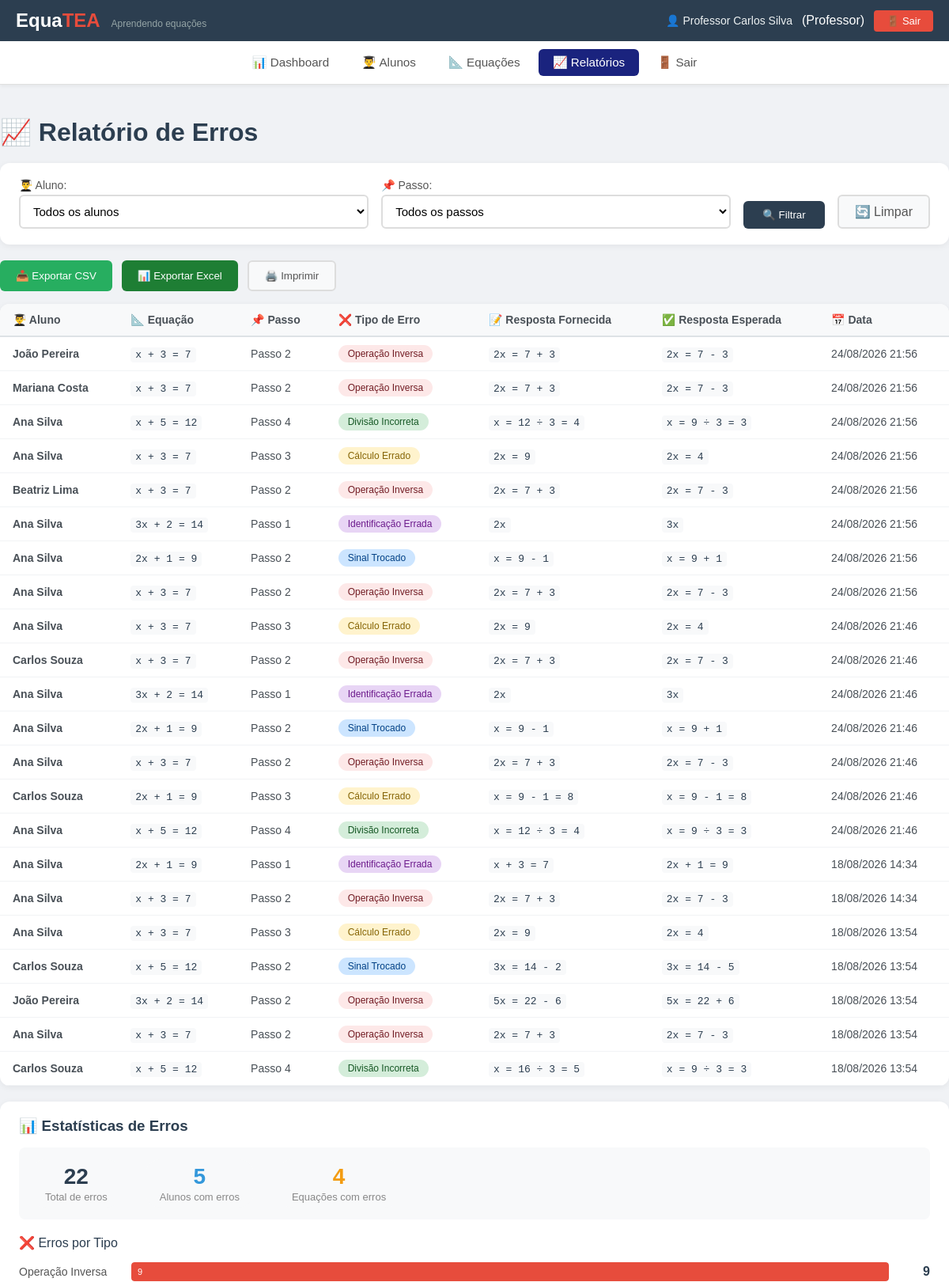
/index.php?view=relatorio (signed in, upper part), run on an earlier commit of the app's database.
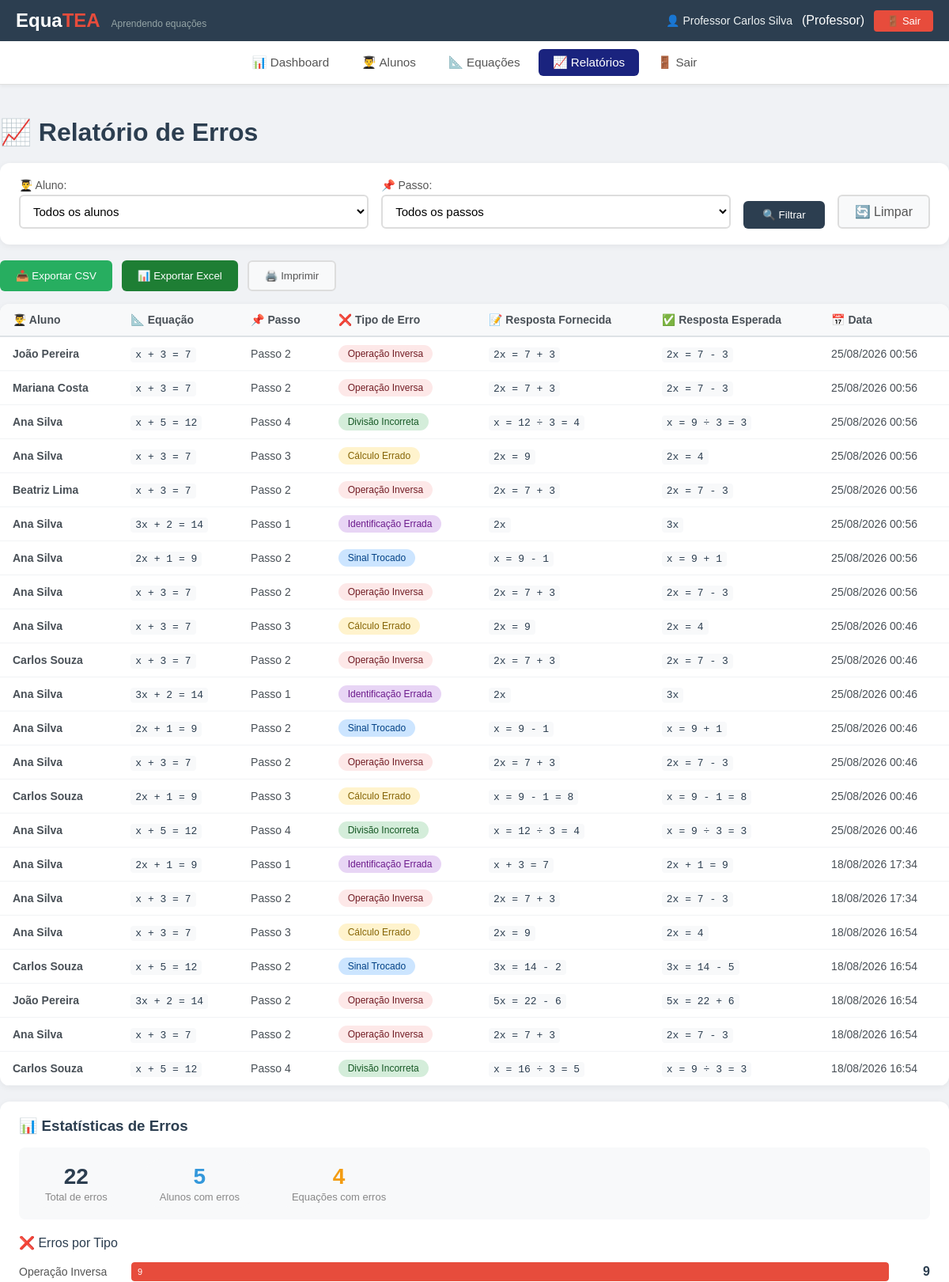
And on a later commit of the database.
### tables this page shows
CREATE TABLE `registro_erros` (
  `id` int(11) NOT NULL,
  `aluno_id` int(11) NOT NULL,
  `equacao_id` int(11) NOT NULL,
  `passo` tinyint(4) NOT NULL CHECK (`passo` between 1 and 4),
  `tipo_erro` enum('operacao_inversa','calculo_errado','sinal_trocado','divisao_incorreta','identificacao_errada','outro') NOT NULL,
  `resposta_fornecida` varchar(100) DEFAULT NULL,
  `resposta_esperada` varchar(100) DEFAULT NULL,
  `data_erro` timestamp NOT NULL DEFAULT current_timestamp()
);

CREATE TABLE `usuarios` (
  `id` int(11) NOT NULL,
  `nome` varchar(100) NOT NULL,
  `email` varchar(100) NOT NULL,
  `senha_hash` varchar(255) NOT NULL,
  `tipo_perfil` enum('aluno','professor') NOT NULL DEFAULT 'aluno',
  `data_cadastro` timestamp NOT NULL DEFAULT current_timestamp(),
  `ultimo_acesso` datetime DEFAULT NULL,
  `ativo` tinyint(1) DEFAULT 1
);

### app/config/Database.php (called while the page is built, shortened)
<?php
class Database
{
    private static $instance = null;
    private $conn;
    private $host = 'localhost';
    private $dbname = 'equatea_db';
    private $username = 'root';
    private $password = '';
    private function __construct()
    {
        try {
            $this->conn = new PDO(
                "mysql:host={$this->host};dbname={$this->dbname};charset=utf8mb4",
                $this->username,
                $this->password,
                [
                    PDO::ATTR_ERRMODE => PDO::ERRMODE_EXCEPTION,
                    PDO::ATTR_DEFAULT_FETCH_MODE => PDO::FETCH_ASSOC,
                    PDO::ATTR_EMULATE_PREPARES => false
                ]
            );
        } catch (PDOException $e) {
            die("Erro na conexão com o banco de dados: " . $e->getMessage());
        }
    }
    public static function getInstance()
    {
        if (self::$instance === null) {
            self::$instance = new self();
        }
        return self::$instance;
    }
    public function getConnection()
    {
        return $this->conn;
    }
}

### app/views/professor/relatorio.php (the view, shortened to what the changed rows need)
<?php
include_once __DIR__ . '/../partials/header.php';
?>
<main class="container relatorio-container">
    <h1>📈 Relatório de Erros</h1>
    <div class="tabela-wrapper">
        <table class="tabela-relatorio" id="tabela-relatorio">
            <thead>
                <tr>
                    <th>👨‍🎓 Aluno</th>
                    <th>📐 Equação</th>
                    <th>📌 Passo</th>
                    <th>❌ Tipo de Erro</th>
                    <th>📝 Resposta Fornecida</th>
                    <th>✅ Resposta Esperada</th>
                    <th>📅 Data</th>
                </tr>
            </thead>
            <tbody>
                <?php if (!empty($dados_relatorio) && is_array($dados_relatorio)): ?>
                    <?php foreach ($dados_relatorio as $r): ?>
                        <?php
                            $tipoErro = $r['tipo_erro'] ?? 'outro';
                            $tipoLabels = [
                                'operacao_inversa' => 'Operação Inversa',
                                'calculo_errado' => 'Cálculo Errado',
                                'sinal_trocado' => 'Sinal Trocado',
                                'divisao_incorreta' => 'Divisão Incorreta',
                                'identificacao_errada' => 'Identificação Errada',
                                'outro' => 'Outro'
                            ];
                            $tipoLabel = $tipoLabels[$tipoErro] ?? 'Outro';
                        ?>
                        <tr>
                            <td><strong><?php echo htmlspecialchars($r['aluno'] ?? 'N/A'); ?></strong></td>
                            <td><code><?php echo htmlspecialchars($r['equacao'] ?? 'N/A'); ?></code></td>
                            <td>Passo <?php echo $r['passo'] ?? '?'; ?></td>
                            <td>
                                <span class="badge-tipo-erro <?php echo $tipoErro; ?>">
                                    <?php echo $tipoLabel; ?>
                                </span>
                            </td>
                            <td>
                                <?php if (!empty($r['resposta_fornecida'])): ?>
                                    <code><?php echo htmlspecialchars($r['resposta_fornecida']); ?></code>
                                <?php else: ?>
                                    <span style="color: #999;">—</span>
                                <?php endif; ?>
                            </td>
                            <td>
                                <?php if (!empty($r['resposta_esperada'])): ?>
                                    <code><?php echo htmlspecialchars($r['resposta_esperada']); ?></code>
                                <?php else: ?>
                                    <span style="color: #999;">—</span>
                                <?php endif; ?>
                            </td>
                            <td><?php echo isset($r['data_erro']) ? date('d/m/Y H:i', strtotime($r['data_erro'])) : 'N/A'; ?></td>
                        </tr>
                    <?php endforeach; ?>
                <?php endif; ?>
            </tbody>
        </table>
    </div>
</main>
<?php include_once __DIR__ . '/../partials/footer.php'; ?>

What changed in the data, as far as the page shows it:
changed registro_erros (number 1 of 22 on the later page): data_erro "24/08/2026 21:56" → "25/08/2026 00:56"
changed registro_erros "Mariana Costa": data_erro "24/08/2026 21:56" → "25/08/2026 00:56"
changed registro_erros (number 3 of 22 on the later page): data_erro "24/08/2026 21:56" → "25/08/2026 00:56"
changed registro_erros (number 4 of 22 on the later page): data_erro "24/08/2026 21:56" → "25/08/2026 00:56"
changed registro_erros "Beatriz Lima": data_erro "24/08/2026 21:56" → "25/08/2026 00:56"
changed registro_erros (number 6 of 22 on the later page): data_erro "24/08/2026 21:56" → "25/08/2026 00:56"
changed registro_erros (number 7 of 22 on the later page): data_erro "24/08/2026 21:56" → "25/08/2026 00:56"
changed registro_erros (number 8 of 22 on the later page): data_erro "24/08/2026 21:56" → "25/08/2026 00:56"
changed registro_erros (number 9 of 22 on the later page): data_erro "24/08/2026 21:46" → "25/08/2026 00:46"
changed registro_erros (number 10 of 22 on the later page): data_erro "24/08/2026 21:46" → "25/08/2026 00:46"
changed registro_erros (number 11 of 22 on the later page): data_erro "24/08/2026 21:46" → "25/08/2026 00:46"
changed registro_erros (number 12 of 22 on the later page): data_erro "24/08/2026 21:46" → "25/08/2026 00:46"
changed registro_erros (number 13 of 22 on the later page): data_erro "24/08/2026 21:46" → "25/08/2026 00:46"
changed registro_erros (number 14 of 22 on the later page): data_erro "24/08/2026 21:46" → "25/08/2026 00:46"
changed registro_erros (number 15 of 22 on the later page): data_erro "24/08/2026 21:46" → "25/08/2026 00:46"
changed registro_erros (number 16 of 22 on the later page): data_erro "18/08/2026 14:34" → "18/08/2026 17:34"
changed registro_erros (number 17 of 22 on the later page): data_erro "18/08/2026 14:34" → "18/08/2026 17:34"
changed registro_erros (number 18 of 22 on the later page): data_erro "18/08/2026 13:54" → "18/08/2026 16:54"
changed registro_erros (number 19 of 22 on the later page): data_erro "18/08/2026 13:54" → "18/08/2026 16:54"
changed registro_erros (number 20 of 22 on the later page): data_erro "18/08/2026 13:54" → "18/08/2026 16:54"
changed registro_erros (number 21 of 22 on the later page): data_erro "18/08/2026 13:54" → "18/08/2026 16:54"
changed registro_erros (number 22 of 22 on the later page): data_erro "18/08/2026 13:54" → "18/08/2026 16:54"
